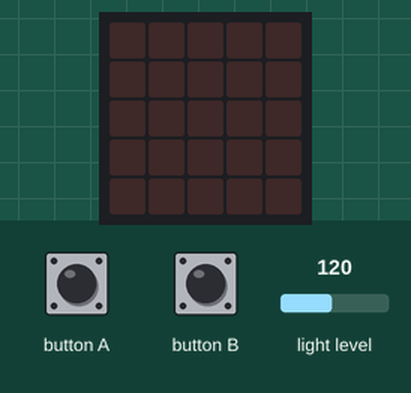
Recording of a program running on a simulated BBC micro:bit (MakeCode). Shown: the board's 5×5 LED display. The test bench sets the inputs (shaded band); at power-on: light level 120.

Above: at 1.2 s.
1.3 s: light level set to 146
2.8 s: light level set to 155
At 3.4 s:
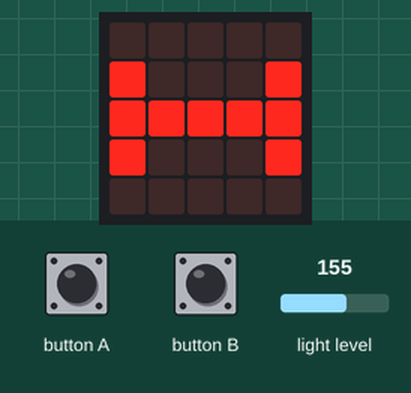
5.8 s: button A pressed for 0.15 s
At 6.1 s:
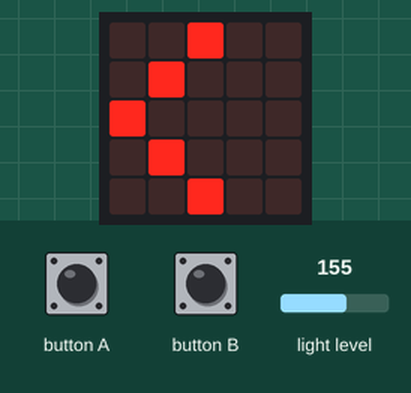
8.8 s: button B pressed for 0.15 s
At 9.1 s:
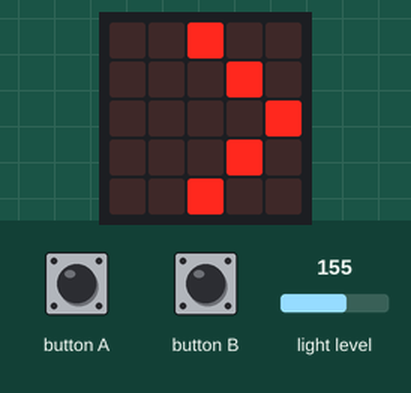
11.8 s: button A pressed for 3.2 s
At 14.15 s:
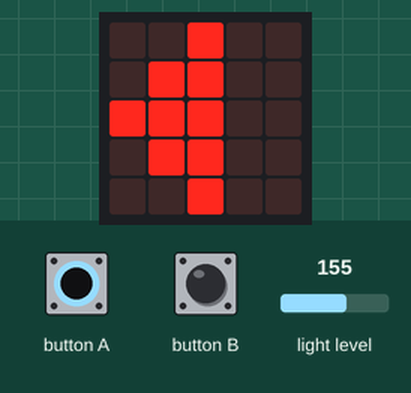
16.5 s: button B pressed for 3.2 s
At 18.87 s:
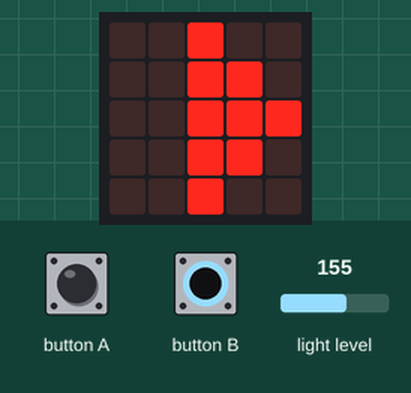
Timing chart, 0 to 20.4 s (numbered marks = the images above; inputs shaded):
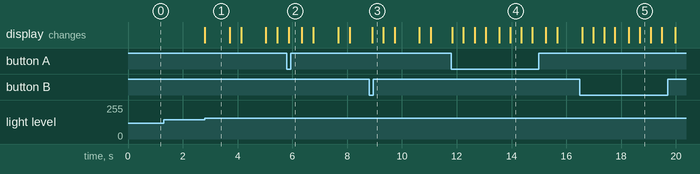

Measured:
- the behaviour switches between 150 and 151 on light level (found by bisection; images 0 and 1)
- after the input at 1.3 s, every drawn part: stays the same
- after the input at 2.8 s, the display: changes at once (image 1)
- after the input at 5.8 s, the display: changes after 0.06 s (image 2)
- after the input at 8.8 s, the display: changes after 0.11 s (image 3)
- after the input at 11.8 s, the display: first changes at once (image 4 shows a later state)
- after the input at 16.5 s, the display: first differs from a run without the input after 0.48 s (image 5 shows a later state)
- what the display in image 1 shows lasts 0.9 s, from 2.8 s to 3.7 s

The program:

main.ts
```typescript
// gerer appui manuel et overcurrent
// (on peut relacher)
//
// commander les relais
//
// gerer autre bouton quand auto
// (manuel autre sens ou stop)
function to_do () {

}
function manu_up () {
    if (input.buttonIsPressed(Button.A) && (mode == 5 && n > 3)) {
        // break
        mode = 4
        basic.showLeds(`
            . . # . .
            . # # . .
            # # # . .
            . # # . .
            . . # . .
            `)
    }
}
function manu_down () {
    if (input.buttonIsPressed(Button.B) && (mode == 3 && n > 3)) {
        // break
        mode = 2
        basic.showLeds(`
            . . # . .
            . . # # .
            . . # # #
            . . # # .
            . . # . .
            `)
    }
}
function auto_down () {
    if (mode == 0 && input.buttonIsPressed(Button.B)) {
        // break
        mode = 3
        basic.showLeds(`
            . . # . .
            . . . # .
            . . . . #
            . . . # .
            . . # . .
            `)
    }
}
function gere_n () {
    if (mode == 0) {
        n = 0
    } else {
        n += 1
    }
}
function auto_up () {
    if (mode == 0 && input.buttonIsPressed(Button.A)) {
        // break
        mode = 5
        basic.showLeds(`
            . . # . .
            . # . . .
            # . . . .
            . # . . .
            . . # . .
            `)
    }
}
function manu_up_fin () {
    if (mode == 4) {
        if (input.buttonIsPressed(Button.A)) {

        } else {
            // break
            mode = 0
            basic.showLeds(`
                . . . . .
                . . . . .
                . . . . .
                . . . . .
                . . . . .
                `)
        }
    }
}
function manu_down_fin () {
    if (mode == 2) {
        if (input.buttonIsPressed(Button.B)) {

        } else {
            // break
            mode = 0
            basic.showLeds(`
                . . . . .
                . . . . .
                . . . . .
                . . . . .
                . . . . .
                `)
        }
    }
}
let n = 0
let mode = 0
// 0=off 4=up 2=down +1 si auto
mode = 0
// compteur duree appui
n = 0
basic.forever(function () {
    basic.pause(100)
    gere_n()
    auto_up()
    manu_up()
    manu_up_fin()
    auto_down()
    manu_down()
    manu_down_fin()
})
// surveillance courant moteur
basic.forever(function () {
    if (input.lightLevel() > 150) {
        // break
        mode = 0
        basic.showLeds(`
            . . . . .
            # . . . #
            # # # # #
            # . . . #
            . . . . .
            `)
        basic.pause(500)
        basic.showLeds(`
            . . . . .
            . . . . .
            . . . . .
            . . . . .
            . . . . .
            `)
    }
})
```

test.ts
```typescript
// les tests vont ici ; cela ne sera pas compilé si ce paquet est utilisé en tant qu'extension.
```
